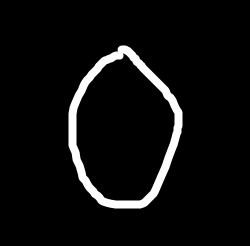
#> input picture digit-recognizer/training data/0/13.png, 250 x 246 px, found by its file name; its folder holds only this picture in this run
$ python 'dataset gen.py'
#> lines starting #> are read from the running program, lines starting #| are printed output that depends on the picture
import pandas as pd
import joblib
from sklearn.svm import SVC
from sklearn import metrics
import os
import csv
import cv2


all_image_no=os.listdir('training data')

for no in all_image_no:
    all_no_images=os.listdir('training data/'+str(no))
    for img in all_no_images:
        image=cv2.imread('training data/'+str(no)+'/'+str(img))
#> image is the input picture: shape (246, 250, 3); min 0, max 255, mean 13.6
        image=cv2.cvtColor(image,cv2.COLOR_BGR2GRAY)
#> image: shape (246, 250)
        image=cv2.resize(image,(28,28),interpolation=cv2.INTER_AREA)
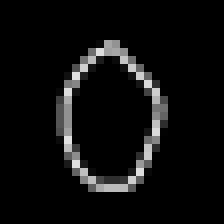
#> image: shape (28, 28) (shown 8 times larger); min 0, max 225, mean 13.6
        label = no
        X=[]
        X.append(label)
        for i in range(28):
            for j in range(28):
                if image[i,j]>100:
                    k=1
                else:
                    k=0
                X.append(k)

        with open('training_dataset.csv','a+',newline='') as tdw:
            cr=csv.writer(tdw)
            cr.writerow(X)
#> pass 2 of the loop `for no in all_image_no:`:
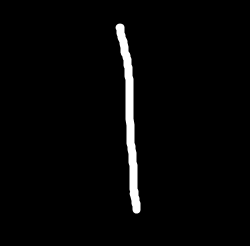
#> input picture digit-recognizer/training data/1/1.png, 250 x 246 px, found by its file name
#> image is the input picture: shape (246, 250, 3); min 0, max 255, mean 6.4
#> `image=cv2.resize(image,(28,28),interpolation=cv2.INTER_AREA)`:
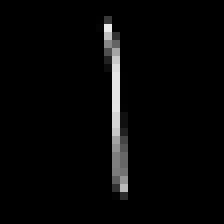
#> image: shape (28, 28) (shown 8 times larger); min 0, max 234, mean 6.4
